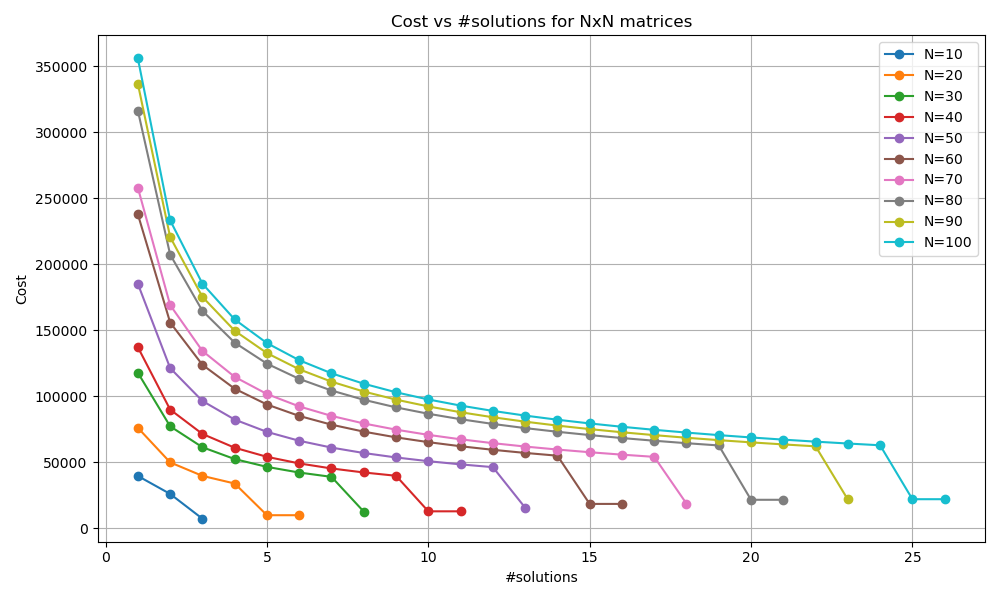

The script that saved this image:
import pandas as pd
import matplotlib.pyplot as plt

# Load data
df = pd.read_csv('datadep.csv')

# Filter out rows where good == 0
df = df[df['good'] != 0]

# Plot cost vs good (g) for each unique value of n
plt.figure(figsize=(10, 6))
for n_value in sorted(df['n'].unique()):
    subset = df[df['n'] == n_value]
    subset_grouped = subset.groupby('good')['cost'].mean().reset_index()
    plt.plot(
        subset_grouped['good'], subset_grouped['cost'],
        marker='o', label=f'N={n_value}'
    )

plt.xlabel('#solutions')
plt.ylabel('Cost')
plt.title('Cost vs #solutions for NxN matrices')
plt.legend()
plt.grid(True)
plt.tight_layout()
plt.savefig('datadep.png')
plt.close()
